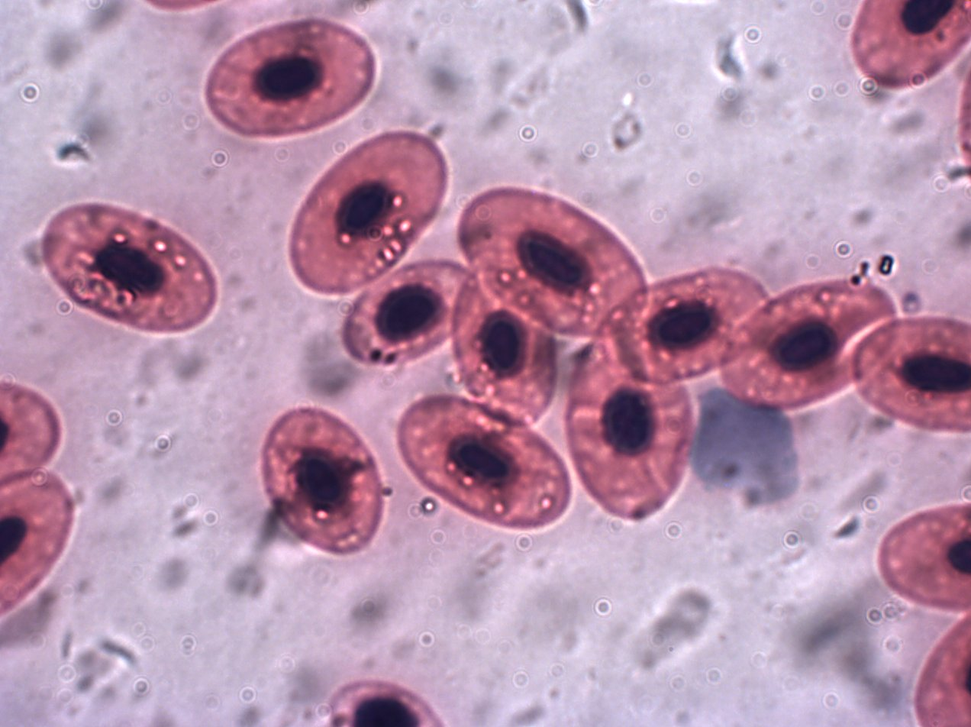
#> input picture cell.PNG, 971 x 727 px, shrunk from 1272 x 952 before the run
$ jupyter execute Assignment_Threshodling_Student.ipynb   (shell and % lines are left out)
#> lines starting #> are read from the running program, lines starting #| are printed output that depends on the picture; after the words box and inside, x2 and y2 are one past the last pixel; in counts of white or black regions, pixels touching at a corner belong together
# __Image histogram, it's equalization and Image segmentation using thresholding.__

#[Points : 16]

# Assignment Flow

__Motivation:__
- Adjust contrast using histogram equalization
- Create Mask Using different thresholding operation like otsu, binary, and local thresholding method on red blood cell Image

__Dataset Used:__

- Description:  Frog red blood cells magnified 1000 times.

- Date: 29 December 2014

- Source: [Red blood cell](http://www.3dham.com/animal/bloodcompare.html )

- Author: John Alan Elson

- This file is licensed under the [Creative Commons Attribution-Share Alike 3.0 Unported](https://creativecommons.org/licenses/by-sa/3.0/deed.en) license.

- Downloaded from: [Wikimedia](https://commons.wikimedia.org/wiki/File:Frogrbc1000x.jpg)

## Exercise 1: Introduction
## [5 points]

Let's first recap some concepts of $Module~1 ~and ~Module ~2.$ In this exercise, you will:

__Task 1: Read the Image cell.PNG in BGR form__

__Task 2: Convert BGR Image you just read to grayscale using OpenCV.__

[cell 1]
import timeit
start = timeit.default_timer()
import cv2
import numpy as np
import matplotlib.pyplot as plt

[cell 2]
filepath = 'cell.PNG'

### __Task 1: Read the Image cell.PNG in BGR form.__
### [2.5 points]

Read the image in BGR form and assign it to `img` using OpenCV.

[cell 3]
### Ex-1-Task-1
img = None
### BEGIN SOLUTION
# your code here
img = cv2.imread('cell.PNG',cv2.IMREAD_COLOR)
#> img is the input picture: shape (727, 971, 3); mean B, G, R 173, 146.8, 183
### END SOLUTION

[cell 4]
assert img is not None
### INTENTIONALLY LEFT BLANK ###

Display the Image.

[cell 5]
plt.imshow(img)

### __Task 2: Convert BGR Image you just read to grayscale using OpenCV.__
### [2.5 points]

First, let's convert Our $BGR$ image to $grayscale.$

[cell 6]
### Ex-1-Task-2
gray_image = None
### BEGIN SOLUTION
# your code here
gray_image = cv2.cvtColor(img, cv2.COLOR_BGR2GRAY)
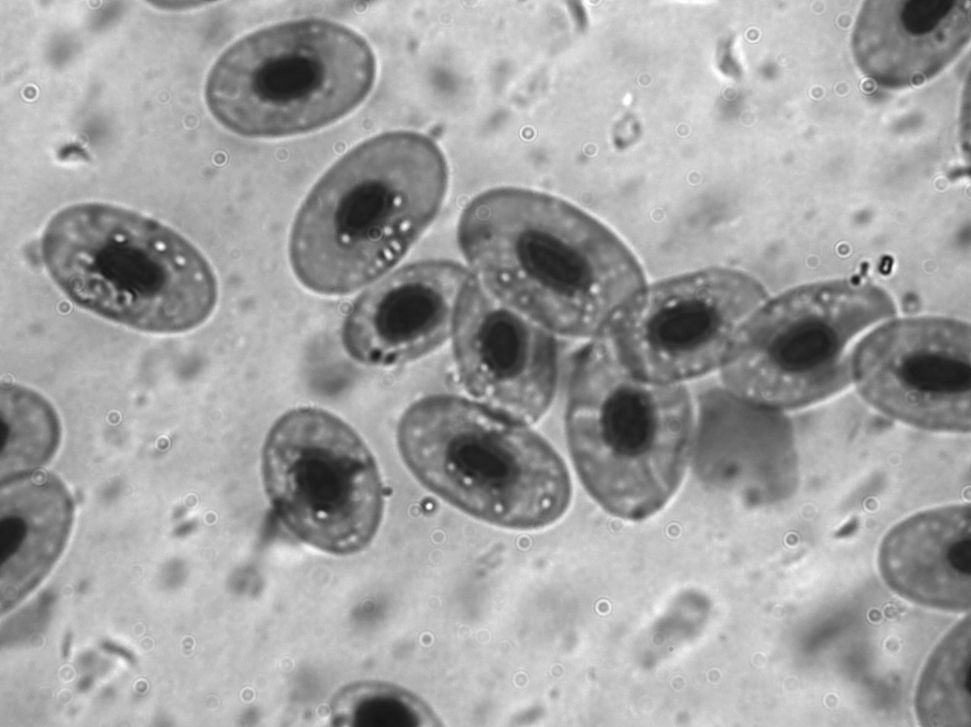
#> gray_image: shape (727, 971); min 19, max 255, mean 160.6

### END SOLUTION

[cell 7]
assert gray_image is not None
### INTENTIONALLY LEFT BLANK ###

## Exercise 2: Histogram
## [5 points]
In this exercise  you will:

__Task 1: Define max value and min value for 8-bit grayscale Image.__

__Task 2: Plot the histogram of grayscale Image.__

### __Task 1: Define max value and min value for 8-bit grayscale Image.__
### [2.5 points]

You have an 8-bit grayscale image. Define max_value and min_value.

In grayscale Image pixel intensity value ranges from $0$ $to$ $2^8 = 256.$ Here we will follow this range as `min` and `max` value.

[cell 8]
### Ex-2-Task-1
max_val = None
min_val = None
### BEGIN SOLUTION
# your code here
max_val = 255
min_val = 0
### END SOLUTION

[cell 9]
assert max_val is not None
assert min_val is not None
### INTENTIONALLY LEFT BLANK ###

### __Task 2: Plot the histogram of grayscale Image .__
### [2.5 points]

The given function plots histogram for a given Image `img.` You already know the max and min value of the 8-bit grayscale Image. Plot the histogram of an Image using OpenCV [calcHist()](https://docs.opencv.org/master/d1/db7/tutorial_py_histogram_begins.html) method and see the results.

Note:
- Put argument `ranges` (pos 5) None

[cell 10]
### Ex-2-Task-2
def plot_histogram(img):
    # Calculate the histogram and assign it to histr
    histr = None
    ### BEGIN SOLUTION
    # your code here
    histSize = 256
    ranges = [0, 256]

    # Calculate the histogram using cv2.calcHist()
    histr = cv2.calcHist([img], [0], None, [histSize], ranges, accumulate=False)
#> histr = 256 values, max 12029 at index 188, min 0 at index 0, mean 2757.5
    ### END SOLUTION
    assert histr is not None
    return histr

[cell 11]
histogram = plot_histogram(gray_image)
#> histogram has the same summary as histr in plot_histogram
plt.plot(histogram)
plt.show()
#> figure, not shown here; curve peaks at x = 188, y = 12029

[cell 12]
### INTENTIONALLY LEFT BLANK ###

## Exercise 3: Histogram equalization
## [2.5 points]
Brightness and contrast adjustments described in section $Simple~~point~~ operators$ may improve a picture's appearance, how do we automatically determine its best values? Histogram equalization is the solution.

Histogram equalization is a method in image processing of contrast adjustment using the image's histogram. In this section, You will learn to equalize the Image pixel intensity distribution using histogram equalization.

__Task 1:  Histogram equalization using OpenCV [equalizeHist(src)](https://docs.opencv.org/3.4/d4/d1b/tutorial_histogram_equalization.html)__

### __Task 1:  Histogram equalization using OpenCV [equalizeHist(src)](https://docs.opencv.org/3.4/d4/d1b/tutorial_histogram_equalization.html)__
### [2.5 points]

`src`: Grayscale Image

Histogram equalization is a method that improves the contrast in an image, in order to stretch out the intensity range. Apply histogram equalization in a  grayscale image.

[cell 13]
### Ex-3-Task-1
equ_img = None
### BEGIN SOLUTION
# your code here
equ_img = cv2.equalizeHist(gray_image)
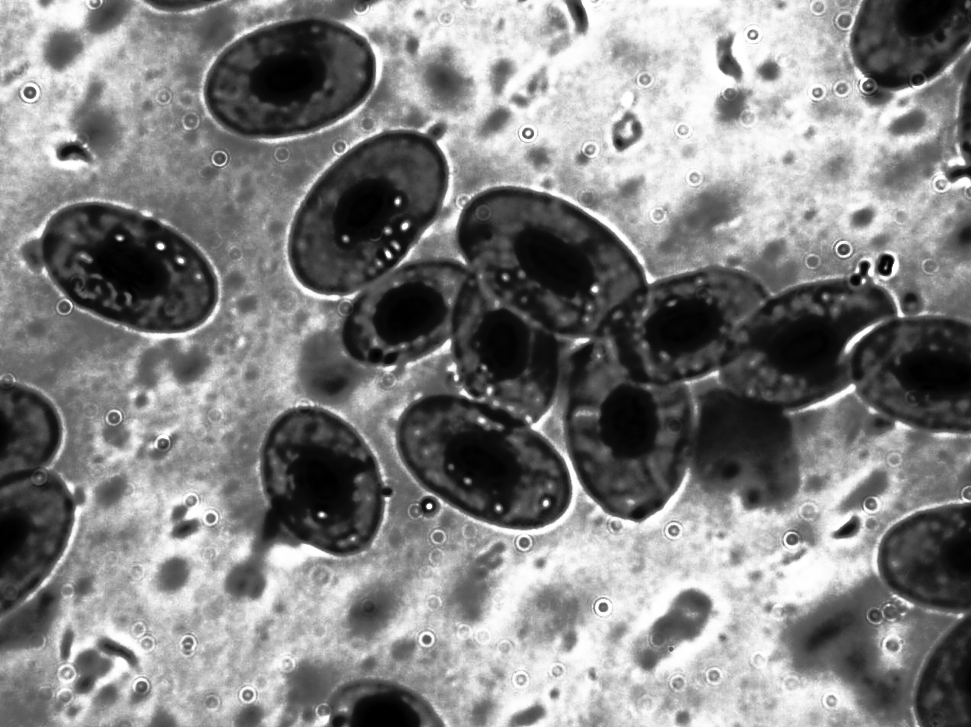
#> equ_img: shape (727, 971); min 0, max 255, mean 128.7
### END SOLUTION

[cell 14]
assert equ_img is not None
### INTENTIONALLY LEFT BLANK ###

[cell 15]
plt.imshow(equ_img,cmap='gray')

Let's Plot the histogram of equalized Image just to see the results.

[cell 16]
histogram = plot_histogram(equ_img)
#> histogram = 256 values, max 12029 at index 171, min 0 at index 34, mean 2757.5
plt.plot(histogram)
plt.show()
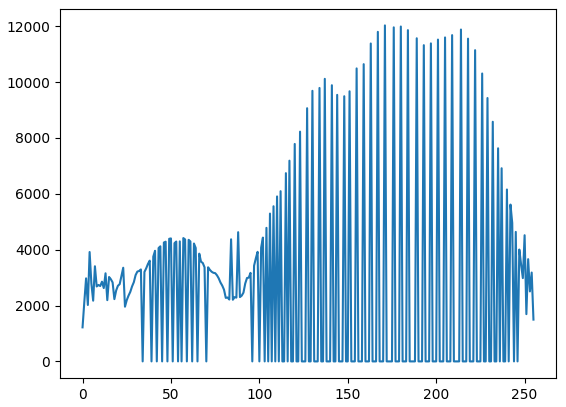
#> figure drawn by matplotlib, 1 panel; curve peaks at x = 171, y = 12029

## Exercise 4: Thresholding Techniques
## [3.5 points]

Thresholding is used to segment images, mostly in the foreground and background. Our cell.PNG Image contains Red Blood Cell [Histology](https://en.wikipedia.org/wiki/Histology). In this assignment section, we will use different thresholding techniques with this Image to see the histology of red blood cells.

As you already know, OTSU finds the optimal value of the global threshold. First, we will find the optimal value of the threshold and apply different global thresholding technique.

__Task 1: Find the value of the optimal threshold using OTSU and Image after applying an optimal threshold.__

__Task 2:Use value of optimal threshold as a global threshold and apply different global thresholding techniques.__

The grayscale image is blurred using a box filter. You will learn about the box filter on upcoming chapters. For now, let's blur the picture.

[cell 17]
blured_gray_image = cv2.blur(gray_image,(7,7),0)
plt.imshow(blured_gray_image,cmap='gray')

[cell 18]
medianhist = plot_histogram(blured_gray_image)
#> medianhist = 256 values, max 12614 at index 192, min 0 at index 0, mean 2757.5
plt.plot(histogram)
plt.show()

### __Task 1: Find the value of the optimal threshold using OTSU and Image after applying an optimal threshold.__
### [2.5 points]

If you ignore the peak around point 40, the Image Histogram of grayscale Image is bimodal. You can use optimal thresholding(OTSU) to identify the threshold's value to segment the Image. For now, you want only cell Image and remove everything outside the cell that is the background.

In Task 1, you will:

- Find the value of the optimal threshold and the Image after applying an optimal threshold
    - To find the value of the optimal threshold and the Image after applying the optimal threshold, Use THRESH_TRUNC + THRESH_OTSU.

Note:

- Use blured_gray_image.

[cell 19]
### Ex-4-Task-1
optimal_threshold = None
image_after_optimal_threshold = None
### BEGIN SOLUTION
# your code here
optimal_threshold, image_after_optimal_threshold = cv2.threshold(blured_gray_image, 0, 255, cv2.THRESH_TRUNC + cv2.THRESH_OTSU)
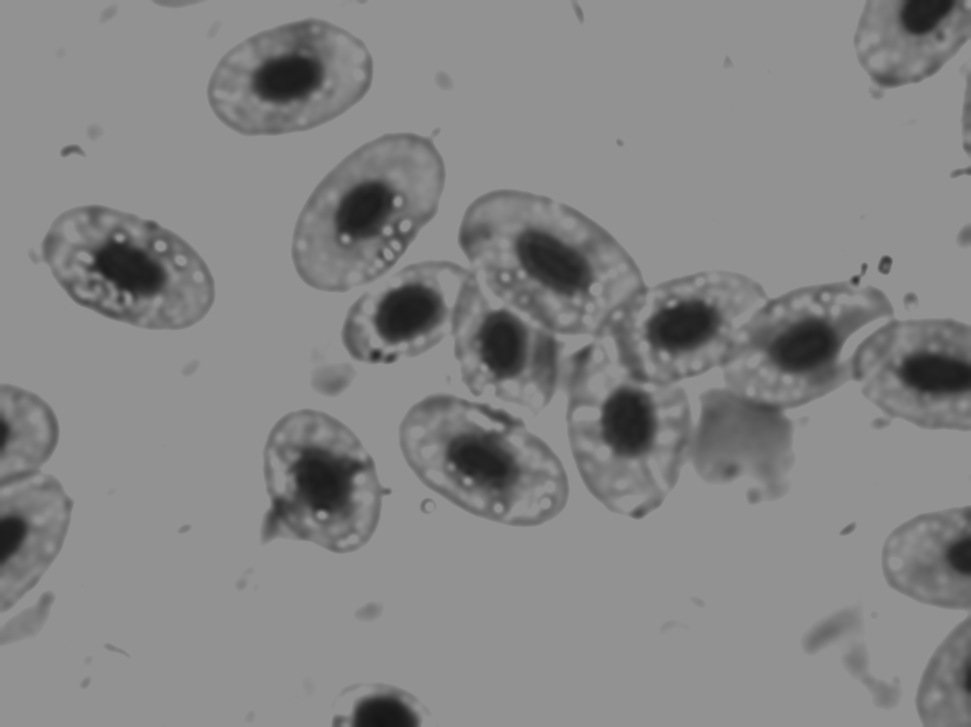
#> image_after_optimal_threshold: shape (727, 971); min 20, max 146, mean 133.5
#> optimal_threshold = 146

### END SOLUTION

[cell 20]
assert optimal_threshold is not None
assert image_after_optimal_threshold is not None
### INTENTIONALLY LEFT BLANK ###

Congratulations, you have successfully found the value of the global threshold and image after applying the optimal threshold. Let's Plot the Blurred Image along with its histogram and the segmented image you have created using OTSU thresholding.

[cell 21]
plt.figure(figsize=(10,6))
plt.subplot(3,1,1), plt.imshow(blured_gray_image,cmap = 'gray')
plt.title('Original Image'), plt.xticks([]), plt.yticks([])
plt.subplot(3,1,2), plt.hist(blured_gray_image.ravel(), 255)
plt.axvline(x=optimal_threshold, color='r', linestyle='dashed', linewidth=2)
plt.title('Image Histogram'), plt.xticks([]), plt.yticks([])
print(optimal_threshold)
#| 146.0
plt.subplot(3,1,3), plt.imshow(image_after_optimal_threshold,cmap = 'gray')
plt.title('Image after Otsu thresholding'), plt.xticks([]), plt.yticks([])
plt.show()
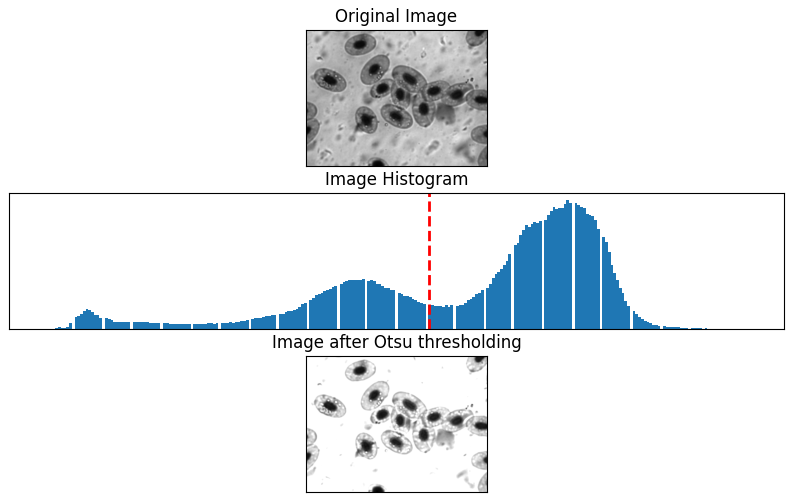
#> figure drawn by matplotlib, 3 panels

### __Task 2: Use a value of optimal threshold as the global threshold and apply different global thresholding techniques.__
### [1 point]
The OTSU thresholding already calculated the optimal value of the global threshold. Let's use the calculated value of otsu thresholding as a global threshold and see the different types of global threshold methods.

[cell 22]
global_thres = optimal_threshold
#> global_thres = 146

Apply five types of binary threshold on the median blurred Image.

[cell 23]
### Ex-4-Task-2

# thresholded Image
THRESH_BINARY = None
THRESH_BINARY_INV = None
THRESH_TRUNC  = None
THRESH_TOZERO  = None
THRESH_TOZERO_INV   = None
# Value of threshold
th_bin = None
th_bin_inv = None
th_trunc = None
th_zero = None
th_zero_inv = None

### BEGIN SOLUTION
# your code here

ret, th_bin = cv2.threshold(blured_gray_image, global_thres, 255, cv2.THRESH_BINARY)
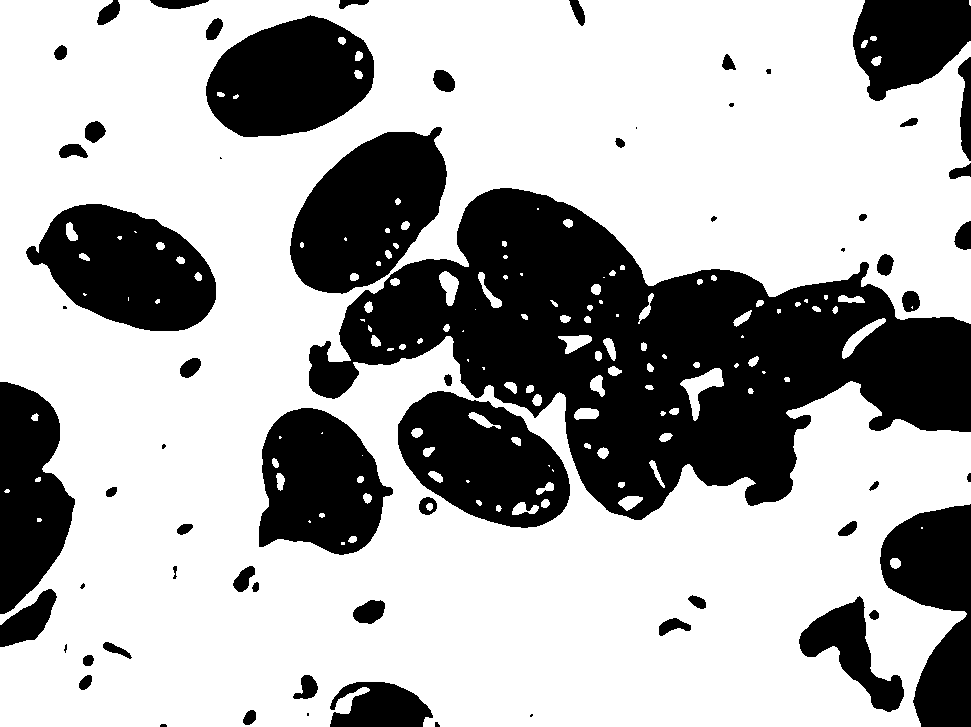
#> th_bin: shape (727, 971); 67.7% white; 64 black regions (11 under 20 px), largest, box (x1, y1, x2, y2) and area: (309, 188, 971, 520) 100060, (290, 127, 447, 294) 17088, (26, 204, 216, 331) 15842
#> ret = 146


ret, th_bin_inv = cv2.threshold(blured_gray_image, global_thres, 255, cv2.THRESH_BINARY_INV)


ret, th_trunc = cv2.threshold(blured_gray_image, global_thres, 255, cv2.THRESH_TRUNC)


ret, th_zero = cv2.threshold(blured_gray_image, global_thres, 255, cv2.THRESH_TOZERO)


ret, th_zero_inv = cv2.threshold(blured_gray_image, global_thres, 255, cv2.THRESH_TOZERO_INV)

# assign values
THRESH_BINARY = th_bin
THRESH_BINARY_INV = th_bin_inv
THRESH_TRUNC  = th_trunc
THRESH_TOZERO  = th_zero
THRESH_TOZERO_INV   = th_zero_inv
### END SOLUTION

[cell 24]
assert THRESH_BINARY is not None
assert th_bin is not None
assert THRESH_BINARY_INV is not None
assert th_bin_inv is not None
assert THRESH_TRUNC is not None
assert th_trunc is not None
assert THRESH_TOZERO is not None
assert th_zero is not None
assert THRESH_TOZERO_INV is not None
assert th_zero_inv is not None

[cell 25]
titles = ['Original Image','THRESH_BINARY','THRESH_BINARY_INV','THRESH_TRUNC','THRESH_TOZERO','THRESH_TOZERO_INV']
images = [blured_gray_image, THRESH_BINARY, THRESH_BINARY_INV, THRESH_TRUNC, THRESH_TOZERO, THRESH_TOZERO_INV]

[cell 26]
plt.figure(figsize=(10,6))
for i in range(6):
    plt.subplot(2,3,i+1),plt.imshow(images[i],'gray') # plot images in list
    plt.title(titles[i])
    plt.xticks([]),plt.yticks([])
plt.show()

## Optional

This is the Implementation of an adaptive threshold. You can change the value of blocksize and C to tune the output of the segmented image. Click [here](https://docs.opencv.org/2.4/modules/imgproc/doc/miscellaneous_transformations.html?highlight=adaptivethreshold) for more details.

[cell 27]
adaptive_thres = cv2.adaptiveThreshold(blured_gray_image,max_val,cv2.ADAPTIVE_THRESH_MEAN_C, cv2.THRESH_BINARY,35,11)
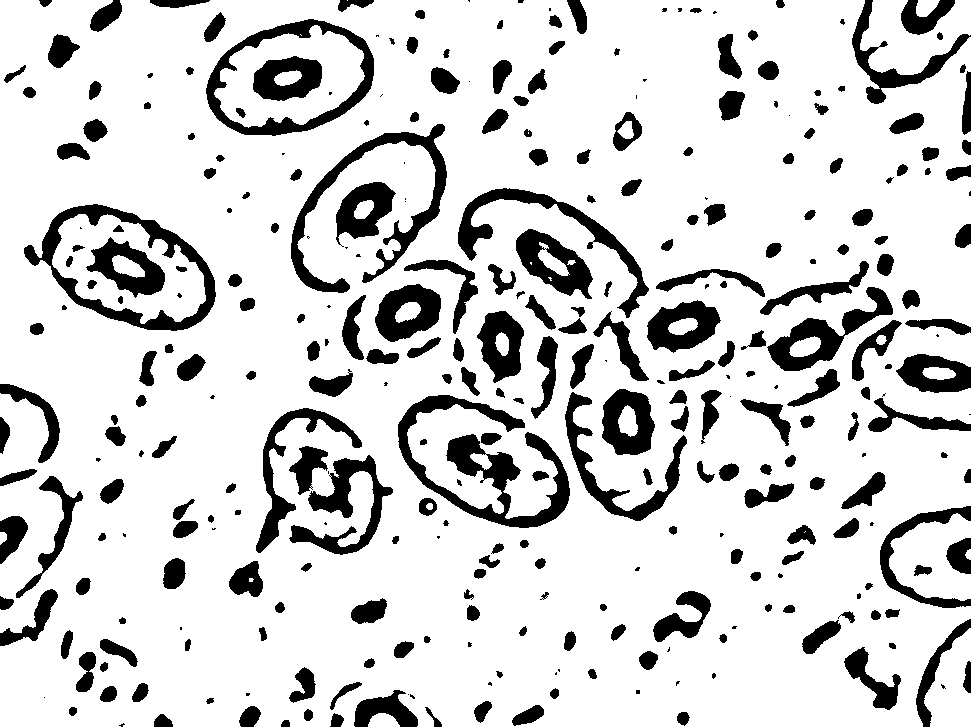
#> adaptive_thres: shape (727, 971); 82.9% white; 327 black regions (62 under 20 px), largest, box (x1, y1, x2, y2) and area: (398, 395, 570, 528) 6668, (24, 204, 216, 331) 4923, (291, 124, 447, 293) 4736
plt.figure(figsize=(10,6))
plt.imshow(adaptive_thres,cmap='gray')
